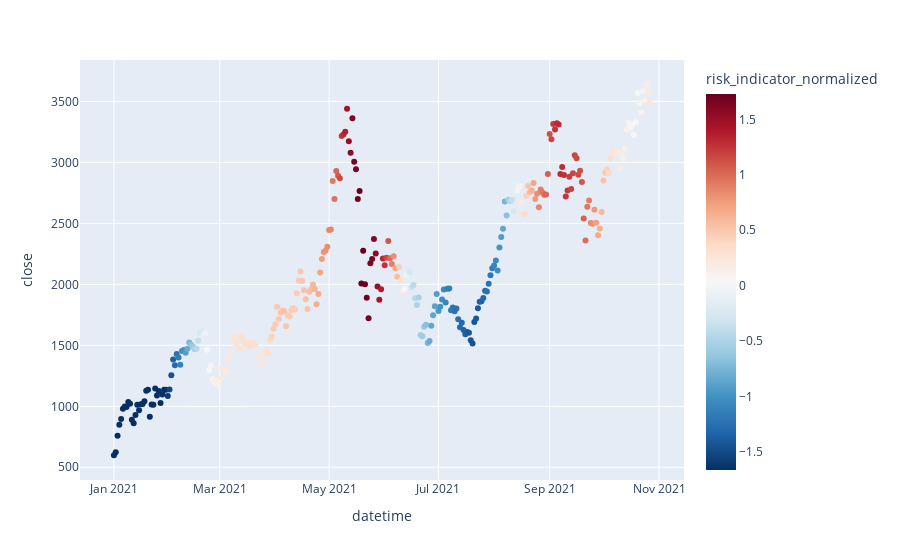

The cell this chart's notebook holds for it:
### Code cell
px.scatter(df, x=df.index, y=df.close, color=df.risk_indicator_normalized, color_continuous_scale='RdBu_r')

### Figure 1 — Plotly figure (JSON) as saved in the notebook; plotly's stock layout.template omitted (floating-point values rounded to 4 significant figures; data arrays with more than 128 entries replaced by an {"elided": "..."} marker saying what was removed)
{"data": [{"hovertemplate": "datetime=%{x}<br>close=%{y}<br>risk_indicator_normalized=%{marker.color}<extra></extra>", "legendgroup": "", "marker": {"color": {"elided": "300 float values"}, "coloraxis": "coloraxis", "symbol": "circle"}, "mode": "markers", "name": "", "orientation": "v", "showlegend": false, "type": "scatter", "x": {"elided": "300 str values"}, "xaxis": "x", "y": {"elided": "300 float values"}, "yaxis": "y"}], "layout": {"coloraxis": {"colorbar": {"title": {"text": "risk_indicator_normalized"}}, "colorscale": [[0, "rgb(5,48,97)"], [0.1, "rgb(33,102,172)"], [0.2, "rgb(67,147,195)"], [0.3, "rgb(146,197,222)"], [0.4, "rgb(209,229,240)"], [0.5, "rgb(247,247,247)"], [0.6, "rgb(253,219,199)"], [0.7, "rgb(244,165,130)"], [0.8, "rgb(214,96,77)"], [0.9, "rgb(178,24,43)"], [1, "rgb(103,0,31)"]]}, "legend": {"tracegroupgap": 0}, "margin": {"t": 60}, "xaxis": {"anchor": "y", "domain": [0, 1], "title": {"text": "datetime"}}, "yaxis": {"anchor": "x", "domain": [0, 1], "title": {"text": "close"}}}}
